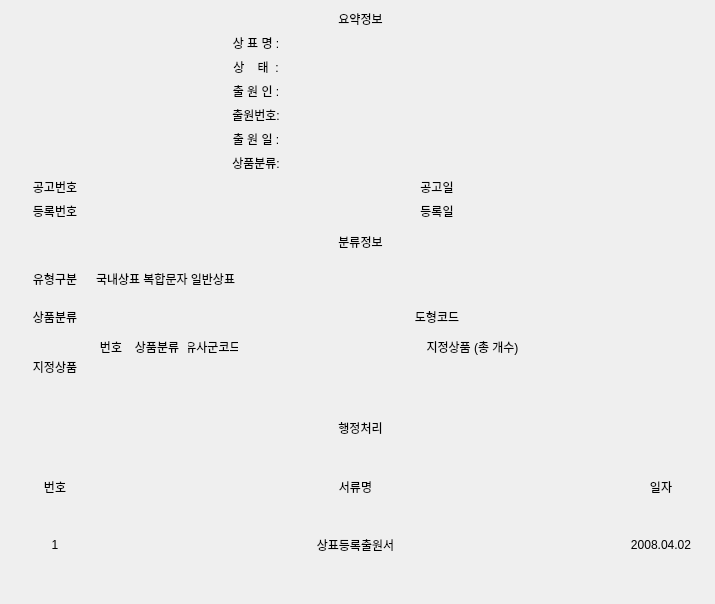
<?xml version="1.0" encoding="UTF-8"?>
<ui version="4.0">
 <class>Dialog</class>
 <widget class="QDialog" name="Dialog">
  <property name="geometry">
   <rect>
    <x>0</x>
    <y>0</y>
    <width>715</width>
    <height>604</height>
   </rect>
  </property>
  <property name="windowTitle">
   <string>Dialog</string>
  </property>
  <widget class="QWidget" name="">
   <property name="geometry">
    <rect>
     <x>20</x>
     <y>10</y>
     <width>681</width>
     <height>561</height>
    </rect>
   </property>
   <layout class="QVBoxLayout" name="verticalLayout_7">
    <item>
     <layout class="QVBoxLayout" name="verticalLayout_6">
      <item>
       <widget class="QLabel" name="label_11">
        <property name="text">
         <string>요약정보</string>
        </property>
        <property name="alignment">
         <set>Qt::AlignCenter</set>
        </property>
       </widget>
      </item>
      <item>
       <layout class="QHBoxLayout" name="horizontalLayout_10">
        <item>
         <widget class="QLabel" name="lb_img">
          <property name="maximumSize">
           <size>
            <width>180</width>
            <height>16777215</height>
           </size>
          </property>
          <property name="text">
           <string/>
          </property>
         </widget>
        </item>
        <item>
         <layout class="QVBoxLayout" name="verticalLayout_3">
          <item>
           <layout class="QHBoxLayout" name="horizontalLayout_5"/>
          </item>
          <item>
           <layout class="QHBoxLayout" name="horizontalLayout_25">
            <item>
             <widget class="QLabel" name="lb_indexno">
              <property name="maximumSize">
               <size>
                <width>100</width>
                <height>16777215</height>
               </size>
              </property>
              <property name="text">
               <string>상 표 명 :</string>
              </property>
              <property name="alignment">
               <set>Qt::AlignCenter</set>
              </property>
             </widget>
            </item>
            <item>
             <widget class="QLabel" name="lb_title">
              <property name="text">
               <string/>
              </property>
             </widget>
            </item>
           </layout>
          </item>
          <item>
           <layout class="QHBoxLayout" name="horizontalLayout_11">
            <item>
             <widget class="QLabel" name="label_59">
              <property name="maximumSize">
               <size>
                <width>100</width>
                <height>16777215</height>
               </size>
              </property>
              <property name="text">
               <string>상    태  :</string>
              </property>
              <property name="alignment">
               <set>Qt::AlignCenter</set>
              </property>
             </widget>
            </item>
            <item>
             <widget class="QLabel" name="lb_applicationstatus">
              <property name="text">
               <string/>
              </property>
             </widget>
            </item>
           </layout>
          </item>
          <item>
           <layout class="QHBoxLayout" name="horizontalLayout_6">
            <item>
             <widget class="QLabel" name="label_10">
              <property name="maximumSize">
               <size>
                <width>100</width>
                <height>16777215</height>
               </size>
              </property>
              <property name="text">
               <string>출 원 인 :</string>
              </property>
              <property name="alignment">
               <set>Qt::AlignCenter</set>
              </property>
             </widget>
            </item>
            <item>
             <widget class="QLabel" name="lb_applicantName">
              <property name="text">
               <string/>
              </property>
             </widget>
            </item>
           </layout>
          </item>
          <item>
           <layout class="QHBoxLayout" name="horizontalLayout_7">
            <item>
             <widget class="QLabel" name="label_31">
              <property name="maximumSize">
               <size>
                <width>100</width>
                <height>16777215</height>
               </size>
              </property>
              <property name="text">
               <string>출원번호:</string>
              </property>
              <property name="alignment">
               <set>Qt::AlignCenter</set>
              </property>
             </widget>
            </item>
            <item>
             <widget class="QLabel" name="lb_applicationnumber">
              <property name="text">
               <string/>
              </property>
             </widget>
            </item>
           </layout>
          </item>
          <item>
           <layout class="QHBoxLayout" name="horizontalLayout_8">
            <item>
             <widget class="QLabel" name="label_30">
              <property name="maximumSize">
               <size>
                <width>100</width>
                <height>16777215</height>
               </size>
              </property>
              <property name="text">
               <string>출 원 일 :</string>
              </property>
              <property name="alignment">
               <set>Qt::AlignCenter</set>
              </property>
             </widget>
            </item>
            <item>
             <widget class="QLabel" name="lb_applicationDate">
              <property name="text">
               <string/>
              </property>
             </widget>
            </item>
           </layout>
          </item>
          <item>
           <layout class="QHBoxLayout" name="horizontalLayout_9">
            <item>
             <widget class="QLabel" name="label_32">
              <property name="maximumSize">
               <size>
                <width>100</width>
                <height>16777215</height>
               </size>
              </property>
              <property name="text">
               <string>상품분류:</string>
              </property>
              <property name="alignment">
               <set>Qt::AlignCenter</set>
              </property>
             </widget>
            </item>
            <item>
             <widget class="QLabel" name="lb_classificationCode">
              <property name="text">
               <string/>
              </property>
             </widget>
            </item>
           </layout>
          </item>
         </layout>
        </item>
       </layout>
      </item>
      <item>
       <layout class="QVBoxLayout" name="verticalLayout_4">
        <item>
         <layout class="QHBoxLayout" name="horizontalLayout_18">
          <item>
           <widget class="QLabel" name="label_4">
            <property name="maximumSize">
             <size>
              <width>70</width>
              <height>16777215</height>
             </size>
            </property>
            <property name="text">
             <string>공고번호</string>
            </property>
            <property name="alignment">
             <set>Qt::AlignCenter</set>
            </property>
           </widget>
          </item>
          <item>
           <widget class="QLabel" name="lb_PublicNumber">
            <property name="text">
             <string/>
            </property>
           </widget>
          </item>
          <item>
           <layout class="QHBoxLayout" name="horizontalLayout_19">
            <item>
             <widget class="QLabel" name="label_5">
              <property name="maximumSize">
               <size>
                <width>70</width>
                <height>16777215</height>
               </size>
              </property>
              <property name="text">
               <string>공고일</string>
              </property>
              <property name="alignment">
               <set>Qt::AlignCenter</set>
              </property>
             </widget>
            </item>
            <item>
             <widget class="QLabel" name="lb_PublicDate">
              <property name="text">
               <string/>
              </property>
             </widget>
            </item>
           </layout>
          </item>
         </layout>
        </item>
        <item>
         <layout class="QHBoxLayout" name="horizontalLayout_20">
          <item>
           <widget class="QLabel" name="label_7">
            <property name="maximumSize">
             <size>
              <width>70</width>
              <height>16777215</height>
             </size>
            </property>
            <property name="text">
             <string>등록번호</string>
            </property>
            <property name="alignment">
             <set>Qt::AlignCenter</set>
            </property>
           </widget>
          </item>
          <item>
           <widget class="QLabel" name="lb_RegistrationNumber">
            <property name="text">
             <string/>
            </property>
           </widget>
          </item>
          <item>
           <layout class="QHBoxLayout" name="horizontalLayout_21">
            <item>
             <widget class="QLabel" name="label_6">
              <property name="maximumSize">
               <size>
                <width>70</width>
                <height>16777215</height>
               </size>
              </property>
              <property name="text">
               <string>등록일</string>
              </property>
              <property name="alignment">
               <set>Qt::AlignCenter</set>
              </property>
             </widget>
            </item>
            <item>
             <widget class="QLabel" name="lb_RegistrationDate">
              <property name="text">
               <string/>
              </property>
             </widget>
            </item>
           </layout>
          </item>
         </layout>
        </item>
       </layout>
      </item>
     </layout>
    </item>
    <item>
     <layout class="QVBoxLayout" name="verticalLayout_5">
      <item>
       <widget class="QLabel" name="label">
        <property name="text">
         <string>분류정보</string>
        </property>
        <property name="alignment">
         <set>Qt::AlignCenter</set>
        </property>
       </widget>
      </item>
      <item>
       <layout class="QHBoxLayout" name="horizontalLayout_24">
        <item>
         <widget class="QLabel" name="label_61">
          <property name="maximumSize">
           <size>
            <width>70</width>
            <height>16777215</height>
           </size>
          </property>
          <property name="text">
           <string>유형구분</string>
          </property>
          <property name="alignment">
           <set>Qt::AlignCenter</set>
          </property>
         </widget>
        </item>
        <item>
         <widget class="QLabel" name="label_62">
          <property name="text">
           <string>국내상표 복합문자 일반상표</string>
          </property>
         </widget>
        </item>
       </layout>
      </item>
      <item>
       <layout class="QHBoxLayout" name="horizontalLayout_22">
        <item>
         <widget class="QLabel" name="label_57">
          <property name="maximumSize">
           <size>
            <width>70</width>
            <height>16777215</height>
           </size>
          </property>
          <property name="text">
           <string>상품분류</string>
          </property>
          <property name="alignment">
           <set>Qt::AlignCenter</set>
          </property>
         </widget>
        </item>
        <item>
         <widget class="QLabel" name="lb_GoodClassificationCode">
          <property name="text">
           <string/>
          </property>
         </widget>
        </item>
        <item>
         <layout class="QHBoxLayout" name="horizontalLayout_23">
          <item>
           <widget class="QLabel" name="label_64">
            <property name="maximumSize">
             <size>
              <width>70</width>
              <height>16777215</height>
             </size>
            </property>
            <property name="text">
             <string>도형코드</string>
            </property>
            <property name="alignment">
             <set>Qt::AlignCenter</set>
            </property>
           </widget>
          </item>
          <item>
           <widget class="QLabel" name="lb_ViennaCode">
            <property name="text">
             <string/>
            </property>
           </widget>
          </item>
         </layout>
        </item>
       </layout>
      </item>
      <item>
       <layout class="QHBoxLayout" name="horizontalLayout_26">
        <item>
         <widget class="QLabel" name="label_19">
          <property name="maximumSize">
           <size>
            <width>70</width>
            <height>16777215</height>
           </size>
          </property>
          <property name="text">
           <string>지정상품</string>
          </property>
          <property name="alignment">
           <set>Qt::AlignCenter</set>
          </property>
         </widget>
        </item>
        <item>
         <layout class="QVBoxLayout" name="verticalLayout_2">
          <item>
           <layout class="QHBoxLayout" name="horizontalLayout_3">
            <item>
             <widget class="QLabel" name="label_20">
              <property name="maximumSize">
               <size>
                <width>30</width>
                <height>16777215</height>
               </size>
              </property>
              <property name="text">
               <string>번호</string>
              </property>
              <property name="alignment">
               <set>Qt::AlignCenter</set>
              </property>
             </widget>
            </item>
            <item>
             <widget class="QLabel" name="label_21">
              <property name="maximumSize">
               <size>
                <width>50</width>
                <height>16777215</height>
               </size>
              </property>
              <property name="text">
               <string>상품분류</string>
              </property>
              <property name="alignment">
               <set>Qt::AlignCenter</set>
              </property>
             </widget>
            </item>
            <item>
             <widget class="QLabel" name="label_22">
              <property name="maximumSize">
               <size>
                <width>50</width>
                <height>16777215</height>
               </size>
              </property>
              <property name="text">
               <string>유사군코드</string>
              </property>
              <property name="alignment">
               <set>Qt::AlignCenter</set>
              </property>
             </widget>
            </item>
            <item>
             <widget class="QLabel" name="label_26">
              <property name="text">
               <string>지정상품 (총 개수)</string>
              </property>
              <property name="alignment">
               <set>Qt::AlignCenter</set>
              </property>
             </widget>
            </item>
           </layout>
          </item>
          <item>
           <layout class="QHBoxLayout" name="horizontalLayout_4">
            <item>
             <widget class="QLabel" name="lb_DesignationGoodsSerialNumber">
              <property name="maximumSize">
               <size>
                <width>30</width>
                <height>16777215</height>
               </size>
              </property>
              <property name="text">
               <string/>
              </property>
              <property name="alignment">
               <set>Qt::AlignCenter</set>
              </property>
             </widget>
            </item>
            <item>
             <widget class="QLabel" name="lb_DesignationGoodsClassificationInformationCode">
              <property name="maximumSize">
               <size>
                <width>50</width>
                <height>16777215</height>
               </size>
              </property>
              <property name="text">
               <string/>
              </property>
              <property name="alignment">
               <set>Qt::AlignCenter</set>
              </property>
             </widget>
            </item>
            <item>
             <widget class="QLabel" name="lb_SimilargroupCode">
              <property name="maximumSize">
               <size>
                <width>50</width>
                <height>16777215</height>
               </size>
              </property>
              <property name="text">
               <string/>
              </property>
              <property name="alignment">
               <set>Qt::AlignCenter</set>
              </property>
             </widget>
            </item>
            <item>
             <widget class="QLabel" name="lb_DesignationGoodsHangeulName">
              <property name="text">
               <string/>
              </property>
             </widget>
            </item>
           </layout>
          </item>
          <item>
           <layout class="QHBoxLayout" name="horizontalLayout_12">
            <item>
             <widget class="QLabel" name="label_43">
              <property name="maximumSize">
               <size>
                <width>30</width>
                <height>16777215</height>
               </size>
              </property>
              <property name="text">
               <string/>
              </property>
              <property name="alignment">
               <set>Qt::AlignCenter</set>
              </property>
             </widget>
            </item>
            <item>
             <widget class="QLabel" name="label_2">
              <property name="maximumSize">
               <size>
                <width>50</width>
                <height>16777215</height>
               </size>
              </property>
              <property name="text">
               <string/>
              </property>
              <property name="alignment">
               <set>Qt::AlignCenter</set>
              </property>
             </widget>
            </item>
            <item>
             <widget class="QLabel" name="label_45">
              <property name="maximumSize">
               <size>
                <width>50</width>
                <height>16777215</height>
               </size>
              </property>
              <property name="text">
               <string/>
              </property>
              <property name="alignment">
               <set>Qt::AlignCenter</set>
              </property>
             </widget>
            </item>
            <item>
             <widget class="QLabel" name="label_46">
              <property name="text">
               <string/>
              </property>
             </widget>
            </item>
           </layout>
          </item>
         </layout>
        </item>
       </layout>
      </item>
     </layout>
    </item>
    <item>
     <layout class="QVBoxLayout" name="verticalLayout">
      <item>
       <widget class="QLabel" name="label_12">
        <property name="text">
         <string>행정처리</string>
        </property>
        <property name="alignment">
         <set>Qt::AlignCenter</set>
        </property>
       </widget>
      </item>
      <item>
       <layout class="QHBoxLayout" name="horizontalLayout">
        <item>
         <widget class="QLabel" name="label_13">
          <property name="maximumSize">
           <size>
            <width>70</width>
            <height>16777215</height>
           </size>
          </property>
          <property name="text">
           <string>번호</string>
          </property>
          <property name="alignment">
           <set>Qt::AlignCenter</set>
          </property>
         </widget>
        </item>
        <item>
         <widget class="QLabel" name="label_14">
          <property name="text">
           <string>서류명</string>
          </property>
          <property name="alignment">
           <set>Qt::AlignCenter</set>
          </property>
         </widget>
        </item>
        <item>
         <widget class="QLabel" name="label_15">
          <property name="maximumSize">
           <size>
            <width>80</width>
            <height>16777215</height>
           </size>
          </property>
          <property name="text">
           <string>일자</string>
          </property>
          <property name="alignment">
           <set>Qt::AlignCenter</set>
          </property>
         </widget>
        </item>
       </layout>
      </item>
      <item>
       <layout class="QHBoxLayout" name="horizontalLayout_2">
        <item>
         <widget class="QLabel" name="label_16">
          <property name="maximumSize">
           <size>
            <width>70</width>
            <height>16777215</height>
           </size>
          </property>
          <property name="text">
           <string>1</string>
          </property>
          <property name="alignment">
           <set>Qt::AlignCenter</set>
          </property>
         </widget>
        </item>
        <item>
         <widget class="QLabel" name="label_17">
          <property name="text">
           <string>상표등록출원서</string>
          </property>
          <property name="alignment">
           <set>Qt::AlignCenter</set>
          </property>
         </widget>
        </item>
        <item>
         <widget class="QLabel" name="label_18">
          <property name="maximumSize">
           <size>
            <width>80</width>
            <height>16777215</height>
           </size>
          </property>
          <property name="text">
           <string>2008.04.02</string>
          </property>
          <property name="alignment">
           <set>Qt::AlignCenter</set>
          </property>
         </widget>
        </item>
       </layout>
      </item>
     </layout>
    </item>
   </layout>
  </widget>
 </widget>
 <resources/>
 <connections/>
</ui>
